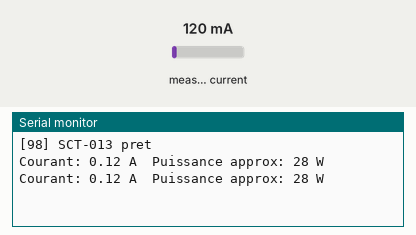
A sketch run on a simulated Arduino Uno, built with avr-gcc and run on an emulated ATmega328P. Parts: the last lines printed to the serial monitor. The inputs (shaded band) are chosen by the test bench; at power-on: measured current 120 mA.

Above: at 2.1 s.
2.2 s: measured current set to 40 mA
At 2.9 s:
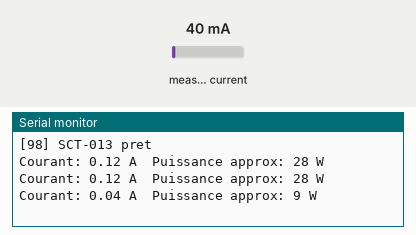
3.8 s: measured current set to 500 mA
At 3.8 s:
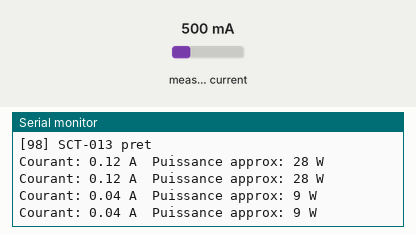
Timing chart, 0 to 6.8 s (numbered marks = the images above; inputs shaded):
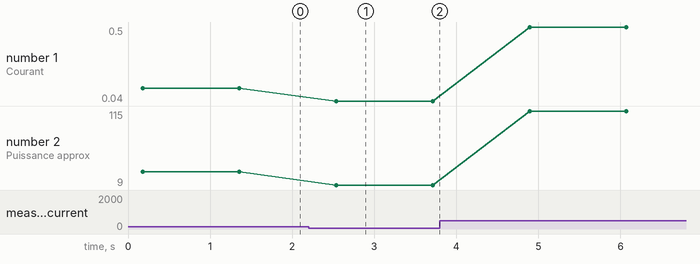

The sketch:

98_Pince_SCT013.ino
```cpp
/*
 * =====================================================================
 *  Arduino Lab Nexus v6.1.0 STABLE  -  Pince ampèremétrique SCT-013
 * =====================================================================
 *  Explication : Mesure le courant alternatif efficace avec une pince SCT-013 et EmonLib.
 *  Carte       : Arduino UNO / Nano (ATmega328P) - compatible Mega
 *  Moniteur    : 9600 bauds
 *
 *  Câblage :
 *   Arduino 5V     -> Pont diviseur 10k/10k (haut)
 *   Arduino GND    -> Pont diviseur 10k/10k (bas) + condensateur
 *   Arduino A1     -> Pince + milieu du pont (via résistance 33 ohms)
 *
 *  Bibliothèques requises (arduino-cli lib install "...") : EmonLib
 * =====================================================================
 */
// @libs: EmonLib

#include <EmonLib.h>

EnergyMonitor emon;
const float TENSION_SECTEUR = 230.0;   // tension estimée (V)

void setup() {
  Serial.begin(9600);
  // Entrée A1, calibration = 2000 spires / 33 ohms ≈ 60.6
  emon.current(A1, 60.6);
  Serial.println(F("[98] SCT-013 pret"));
}

void loop() {
  // Courant efficace sur 1480 échantillons
  double courant = emon.calcIrms(1480);
  Serial.print(F("Courant: ")); Serial.print(courant, 2);
  Serial.print(F(" A  Puissance approx: "));
  Serial.print(courant * TENSION_SECTEUR, 0);
  Serial.println(F(" W"));
  delay(1000);
}
```

Measured:
- after the input at 2.2 s, the serial monitor: prints a new line after 0.34 s (image 1)
- plotted number 1: 0.12 → 0.04 after the input at 2.2 s, 0.04 → 0.5 after the input at 3.8 s
- plotted number 2: 28 → 9 after the input at 2.2 s, 9 → 115 after the input at 3.8 s
